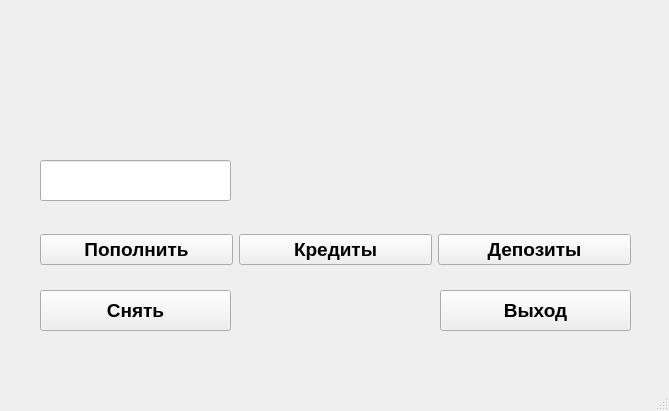
<?xml version="1.0" encoding="UTF-8"?>
<ui version="4.0">
 <class>MenuWindow</class>
 <widget class="QMainWindow" name="MenuWindow">
  <property name="geometry">
   <rect>
    <x>0</x>
    <y>0</y>
    <width>669</width>
    <height>411</height>
   </rect>
  </property>
  <property name="font">
   <font>
    <weight>50</weight>
    <bold>false</bold>
   </font>
  </property>
  <property name="windowTitle">
   <string>Menu</string>
  </property>
  <widget class="QWidget" name="centralwidget">
   <widget class="QLabel" name="label">
    <property name="geometry">
     <rect>
      <x>40</x>
      <y>20</y>
      <width>681</width>
      <height>31</height>
     </rect>
    </property>
    <property name="font">
     <font>
      <pointsize>14</pointsize>
      <weight>75</weight>
      <bold>true</bold>
     </font>
    </property>
    <property name="text">
     <string/>
    </property>
   </widget>
   <widget class="QLabel" name="label_2">
    <property name="geometry">
     <rect>
      <x>40</x>
      <y>50</y>
      <width>381</width>
      <height>31</height>
     </rect>
    </property>
    <property name="font">
     <font>
      <pointsize>14</pointsize>
      <weight>75</weight>
      <bold>true</bold>
     </font>
    </property>
    <property name="text">
     <string/>
    </property>
   </widget>
   <widget class="QPushButton" name="exit">
    <property name="geometry">
     <rect>
      <x>440</x>
      <y>290</y>
      <width>191</width>
      <height>41</height>
     </rect>
    </property>
    <property name="font">
     <font>
      <pointsize>14</pointsize>
      <weight>75</weight>
      <bold>true</bold>
     </font>
    </property>
    <property name="text">
     <string>Выход</string>
    </property>
   </widget>
   <widget class="QPushButton" name="get">
    <property name="geometry">
     <rect>
      <x>40</x>
      <y>290</y>
      <width>191</width>
      <height>41</height>
     </rect>
    </property>
    <property name="font">
     <font>
      <pointsize>14</pointsize>
      <weight>75</weight>
      <bold>true</bold>
     </font>
    </property>
    <property name="text">
     <string>Снять</string>
    </property>
   </widget>
   <widget class="QLineEdit" name="lineEdit">
    <property name="geometry">
     <rect>
      <x>40</x>
      <y>160</y>
      <width>191</width>
      <height>41</height>
     </rect>
    </property>
    <property name="font">
     <font>
      <pointsize>14</pointsize>
      <weight>75</weight>
      <bold>true</bold>
     </font>
    </property>
   </widget>
   <widget class="QWidget" name="">
    <property name="geometry">
     <rect>
      <x>40</x>
      <y>230</y>
      <width>591</width>
      <height>39</height>
     </rect>
    </property>
    <layout class="QHBoxLayout" name="horizontalLayout">
     <item>
      <widget class="QPushButton" name="add">
       <property name="font">
        <font>
         <pointsize>14</pointsize>
         <weight>75</weight>
         <bold>true</bold>
        </font>
       </property>
       <property name="text">
        <string>Пополнить</string>
       </property>
      </widget>
     </item>
     <item>
      <widget class="QPushButton" name="credit">
       <property name="font">
        <font>
         <pointsize>14</pointsize>
         <weight>75</weight>
         <bold>true</bold>
        </font>
       </property>
       <property name="text">
        <string>Кредиты</string>
       </property>
      </widget>
     </item>
     <item>
      <widget class="QPushButton" name="deposit">
       <property name="font">
        <font>
         <pointsize>14</pointsize>
         <weight>75</weight>
         <bold>true</bold>
        </font>
       </property>
       <property name="text">
        <string>Депозиты</string>
       </property>
      </widget>
     </item>
    </layout>
   </widget>
  </widget>
  <widget class="QMenuBar" name="menubar">
   <property name="geometry">
    <rect>
     <x>0</x>
     <y>0</y>
     <width>669</width>
     <height>26</height>
    </rect>
   </property>
  </widget>
  <widget class="QStatusBar" name="statusbar"/>
 </widget>
 <resources/>
 <connections/>
</ui>
